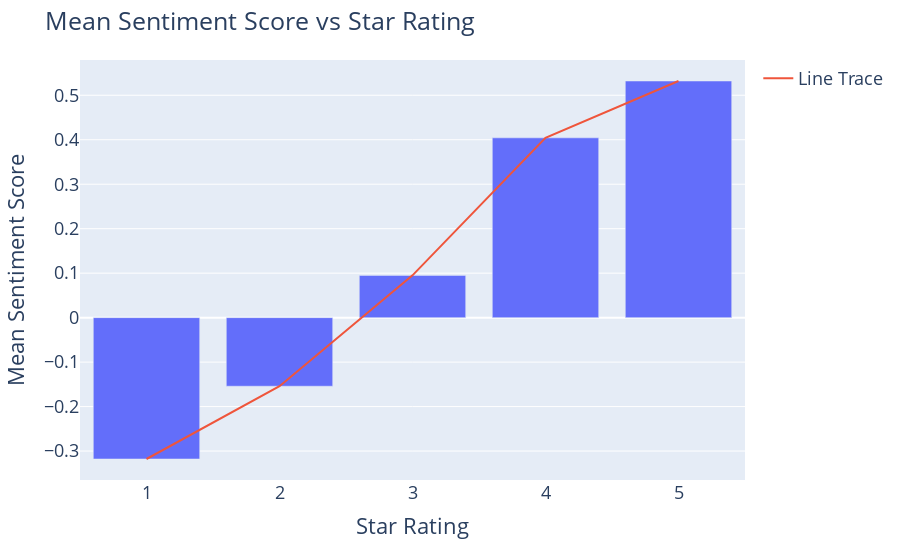

The cell this chart's notebook holds for it:
### Code cell
fig= px.bar(df_2,x='stars',y ='compound')
fig.add_trace(go.Scatter(x=df_2['stars'], y=df_2['compound'], mode='lines', name='Line Trace'))
fig.update_layout(xaxis_title='Star Rating', yaxis_title='Mean Sentiment Score')
fig.update_layout(title='Mean Sentiment Score vs Star Rating')
fig.update_layout(font=dict(size=18))
fig

### Figure 1 — Plotly figure (JSON) as saved in the notebook; plotly's stock layout.template omitted (floating-point values rounded to 4 significant figures)
{"data": [{"alignmentgroup": "True", "hovertemplate": "stars=%{x}<br>compound=%{y}<extra></extra>", "legendgroup": "", "marker": {"color": "#636efa", "pattern": {"shape": ""}}, "name": "", "offsetgroup": "", "orientation": "v", "showlegend": false, "textposition": "auto", "type": "bar", "x": [1, 2, 3, 4, 5], "xaxis": "x", "y": [-0.3178, -0.1542, 0.09499, 0.4043, 0.5321], "yaxis": "y"}, {"mode": "lines", "name": "Line Trace", "type": "scatter", "x": [1, 2, 3, 4, 5], "y": [-0.3178, -0.1542, 0.09499, 0.4043, 0.5321]}], "layout": {"barmode": "relative", "font": {"size": 18}, "legend": {"tracegroupgap": 0}, "margin": {"t": 60}, "title": {"text": "Mean Sentiment Score vs Star Rating"}, "xaxis": {"anchor": "y", "domain": [0, 1], "title": {"text": "Star Rating"}}, "yaxis": {"anchor": "x", "domain": [0, 1], "title": {"text": "Mean Sentiment Score"}}}}
